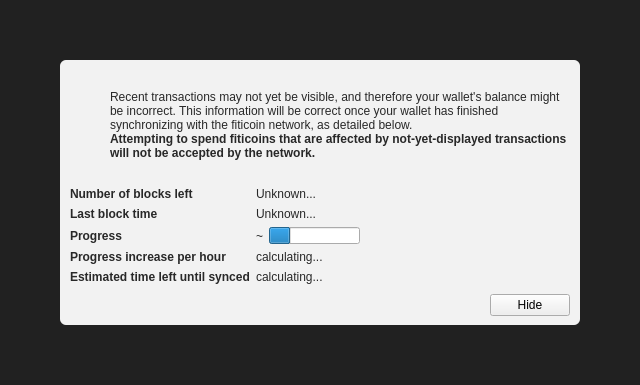
<?xml version="1.0" encoding="UTF-8"?>
<ui version="4.0">
 <class>ModalOverlay</class>
 <widget class="ModalOverlay" name="ModalOverlay">
  <property name="geometry">
   <rect>
    <x>0</x>
    <y>0</y>
    <width>640</width>
    <height>385</height>
   </rect>
  </property>
  <property name="windowTitle">
   <string>Form</string>
  </property>
  <layout class="QVBoxLayout" name="verticalLayout" stretch="0">
   <property name="sizeConstraint">
    <enum>QLayout::SetDefaultConstraint</enum>
   </property>
   <property name="leftMargin">
    <number>0</number>
   </property>
   <property name="topMargin">
    <number>0</number>
   </property>
   <property name="rightMargin">
    <number>0</number>
   </property>
   <property name="bottomMargin">
    <number>0</number>
   </property>
   <item>
    <widget class="QWidget" name="bgWidget" native="true">
     <property name="styleSheet">
      <string notr="true">#bgWidget { background: rgba(0,0,0,220); }</string>
     </property>
     <layout class="QVBoxLayout" name="verticalLayoutMain" stretch="1">
      <property name="leftMargin">
       <number>60</number>
      </property>
      <property name="topMargin">
       <number>60</number>
      </property>
      <property name="rightMargin">
       <number>60</number>
      </property>
      <property name="bottomMargin">
       <number>60</number>
      </property>
      <item>
       <widget class="QWidget" name="contentWidget" native="true">
        <property name="styleSheet">
         <string notr="true">#contentWidget { background: rgba(255,255,255,240); border-radius: 6px; }

QLabel { color: rgb(40,40,40);  }</string>
        </property>
        <layout class="QVBoxLayout" name="verticalLayoutSub" stretch="1,0,0,0">
         <property name="spacing">
          <number>0</number>
         </property>
         <property name="leftMargin">
          <number>10</number>
         </property>
         <property name="topMargin">
          <number>10</number>
         </property>
         <property name="rightMargin">
          <number>10</number>
         </property>
         <property name="bottomMargin">
          <number>10</number>
         </property>
         <item>
          <layout class="QHBoxLayout" name="horizontalLayoutIconText" stretch="0,1">
           <property name="topMargin">
            <number>20</number>
           </property>
           <item>
            <layout class="QVBoxLayout" name="verticalLayoutIcon">
             <property name="leftMargin">
              <number>0</number>
             </property>
             <item>
              <widget class="QPushButton" name="warningIcon">
               <property name="enabled">
                <bool>false</bool>
               </property>
               <property name="text">
                <string/>
               </property>
               <property name="icon">
                <iconset>
                 <normaloff>:/icons/warning</normaloff>
                 <disabledoff>:/icons/warning</disabledoff>:/icons/warning</iconset>
               </property>
               <property name="iconSize">
                <size>
                 <width>48</width>
                 <height>48</height>
                </size>
               </property>
               <property name="flat">
                <bool>true</bool>
               </property>
              </widget>
             </item>
             <item>
              <spacer name="verticalSpacerWarningIcon">
               <property name="orientation">
                <enum>Qt::Vertical</enum>
               </property>
               <property name="sizeHint" stdset="0">
                <size>
                 <width>20</width>
                 <height>40</height>
                </size>
               </property>
              </spacer>
             </item>
            </layout>
           </item>
           <item>
            <layout class="QVBoxLayout" name="verticalLayoutInfoText">
             <property name="leftMargin">
              <number>0</number>
             </property>
             <property name="topMargin">
              <number>0</number>
             </property>
             <item>
              <widget class="QLabel" name="infoText">
               <property name="text">
                <string>Recent transactions may not yet be visible, and therefore your wallet's balance might be incorrect. This information will be correct once your wallet has finished synchronizing with the fiticoin network, as detailed below.</string>
               </property>
               <property name="textFormat">
                <enum>Qt::RichText</enum>
               </property>
               <property name="wordWrap">
                <bool>true</bool>
               </property>
              </widget>
             </item>
             <item>
              <widget class="QLabel" name="infoTextStrong">
               <property name="font">
                <font>
                 <weight>75</weight>
                 <bold>true</bold>
                </font>
               </property>
               <property name="text">
                <string>Attempting to spend fiticoins that are affected by not-yet-displayed transactions will not be accepted by the network.</string>
               </property>
               <property name="textFormat">
                <enum>Qt::RichText</enum>
               </property>
               <property name="wordWrap">
                <bool>true</bool>
               </property>
              </widget>
             </item>
             <item>
              <spacer name="verticalSpacerInTextSpace">
               <property name="orientation">
                <enum>Qt::Vertical</enum>
               </property>
               <property name="sizeHint" stdset="0">
                <size>
                 <width>20</width>
                 <height>40</height>
                </size>
               </property>
              </spacer>
             </item>
            </layout>
           </item>
          </layout>
         </item>
         <item>
          <spacer name="verticalSpacerAfterText">
           <property name="orientation">
            <enum>Qt::Vertical</enum>
           </property>
           <property name="sizeHint" stdset="0">
            <size>
             <width>20</width>
             <height>40</height>
            </size>
           </property>
          </spacer>
         </item>
         <item>
          <layout class="QFormLayout" name="formLayout">
           <property name="fieldGrowthPolicy">
            <enum>QFormLayout::FieldsStayAtSizeHint</enum>
           </property>
           <property name="horizontalSpacing">
            <number>6</number>
           </property>
           <property name="verticalSpacing">
            <number>6</number>
           </property>
           <property name="topMargin">
            <number>10</number>
           </property>
           <item row="0" column="0">
            <widget class="QLabel" name="labelNumberOfBlocksLeft">
             <property name="font">
              <font>
               <weight>75</weight>
               <bold>true</bold>
              </font>
             </property>
             <property name="text">
              <string>Number of blocks left</string>
             </property>
            </widget>
           </item>
           <item row="0" column="1">
            <widget class="QLabel" name="numberOfBlocksLeft">
             <property name="text">
              <string>Unknown...</string>
             </property>
            </widget>
           </item>
           <item row="1" column="0">
            <widget class="QLabel" name="labelLastBlockTime">
             <property name="font">
              <font>
               <weight>75</weight>
               <bold>true</bold>
              </font>
             </property>
             <property name="text">
              <string>Last block time</string>
             </property>
            </widget>
           </item>
           <item row="1" column="1">
            <widget class="QLabel" name="newestBlockDate">
             <property name="sizePolicy">
              <sizepolicy hsizetype="Maximum" vsizetype="Preferred">
               <horstretch>0</horstretch>
               <verstretch>0</verstretch>
              </sizepolicy>
             </property>
             <property name="text">
              <string>Unknown...</string>
             </property>
            </widget>
           </item>
           <item row="2" column="0">
            <widget class="QLabel" name="labelSyncDone">
             <property name="font">
              <font>
               <weight>75</weight>
               <bold>true</bold>
              </font>
             </property>
             <property name="text">
              <string>Progress</string>
             </property>
            </widget>
           </item>
           <item row="2" column="1">
            <layout class="QHBoxLayout" name="horizontalLayoutSync" stretch="0,1">
             <item>
              <widget class="QLabel" name="percentageProgress">
               <property name="text">
                <string notr="true">~</string>
               </property>
              </widget>
             </item>
             <item>
              <widget class="QProgressBar" name="progressBar">
               <property name="value">
                <number>24</number>
               </property>
               <property name="format">
                <string/>
               </property>
              </widget>
             </item>
            </layout>
           </item>
           <item row="4" column="0">
            <widget class="QLabel" name="labelProgressIncrease">
             <property name="font">
              <font>
               <weight>75</weight>
               <bold>true</bold>
              </font>
             </property>
             <property name="text">
              <string>Progress increase per hour</string>
             </property>
            </widget>
           </item>
           <item row="4" column="1">
            <widget class="QLabel" name="progressIncreasePerH">
             <property name="text">
              <string>calculating...</string>
             </property>
            </widget>
           </item>
           <item row="5" column="0">
            <widget class="QLabel" name="labelEstimatedTimeLeft">
             <property name="font">
              <font>
               <weight>75</weight>
               <bold>true</bold>
              </font>
             </property>
             <property name="text">
              <string>Estimated time left until synced</string>
             </property>
            </widget>
           </item>
           <item row="5" column="1">
            <widget class="QLabel" name="expectedTimeLeft">
             <property name="text">
              <string>calculating...</string>
             </property>
            </widget>
           </item>
          </layout>
         </item>
         <item>
          <layout class="QHBoxLayout" name="horizontalLayoutButtons">
           <property name="leftMargin">
            <number>10</number>
           </property>
           <property name="topMargin">
            <number>10</number>
           </property>
           <item>
            <spacer name="horizontalSpacer">
             <property name="orientation">
              <enum>Qt::Horizontal</enum>
             </property>
             <property name="sizeHint" stdset="0">
              <size>
               <width>40</width>
               <height>20</height>
              </size>
             </property>
            </spacer>
           </item>
           <item>
            <widget class="QPushButton" name="closeButton">
             <property name="text">
              <string>Hide</string>
             </property>
            </widget>
           </item>
          </layout>
         </item>
        </layout>
       </widget>
      </item>
     </layout>
    </widget>
   </item>
  </layout>
 </widget>
 <customwidgets>
  <customwidget>
   <class>ModalOverlay</class>
   <extends>QWidget</extends>
   <header>modaloverlay.h</header>
   <container>1</container>
  </customwidget>
 </customwidgets>
 <resources/>
 <connections/>
</ui>
